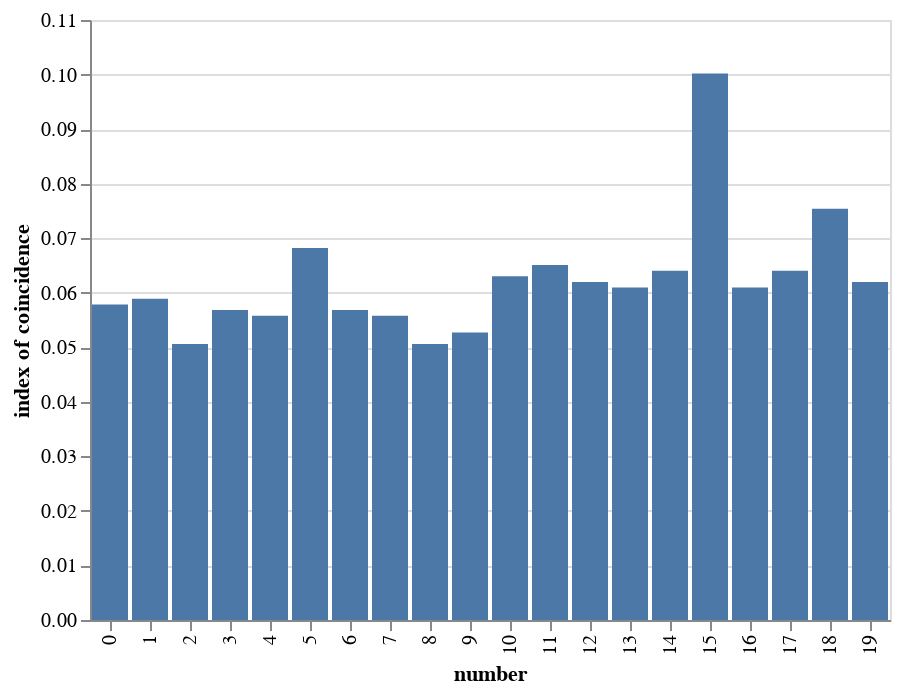

Notebook source saved alongside this figure:
### Code cell
alt.Chart(freq_df).mark_bar().encode(
    x="number:O",
    y="index of coincidence",
    tooltip=["index of coincidence"]
)

### Figure 1 — Vega-Lite specification as saved in the notebook (floating-point values rounded to 4 significant figures)
{"config": {"view": {"continuousWidth": 400, "continuousHeight": 300}}, "data": {"name": "data-707c8974c1c7e823ece0c2f0ba3ea026"}, "mark": "bar", "encoding": {"tooltip": [{"field": "index of coincidence", "type": "quantitative"}], "x": {"field": "number", "type": "ordinal"}, "y": {"field": "index of coincidence", "type": "quantitative"}}, "$schema": "https://vega.github.io/schema/vega-lite/v4.17.0.json", "datasets": {"data-707c8974c1c7e823ece0c2f0ba3ea026": [{"number": 0, "index of coincidence": 0.05785}, {"number": 1, "index of coincidence": 0.05888}, {"number": 2, "index of coincidence": 0.05062}, {"number": 3, "index of coincidence": 0.05682}, {"number": 4, "index of coincidence": 0.05579}, {"number": 5, "index of coincidence": 0.06818}, {"number": 6, "index of coincidence": 0.05682}, {"number": 7, "index of coincidence": 0.05579}, {"number": 8, "index of coincidence": 0.05062}, {"number": 9, "index of coincidence": 0.05269}, {"number": 10, "index of coincidence": 0.06302}, {"number": 11, "index of coincidence": 0.06508}, {"number": 12, "index of coincidence": 0.06198}, {"number": 13, "index of coincidence": 0.06095}, {"number": 14, "index of coincidence": 0.06405}, {"number": 15, "index of coincidence": 0.1002}, {"number": 16, "index of coincidence": 0.06095}, {"number": 17, "index of coincidence": 0.06405}, {"number": 18, "index of coincidence": 0.07541}, {"number": 19, "index of coincidence": 0.06198}]}}
